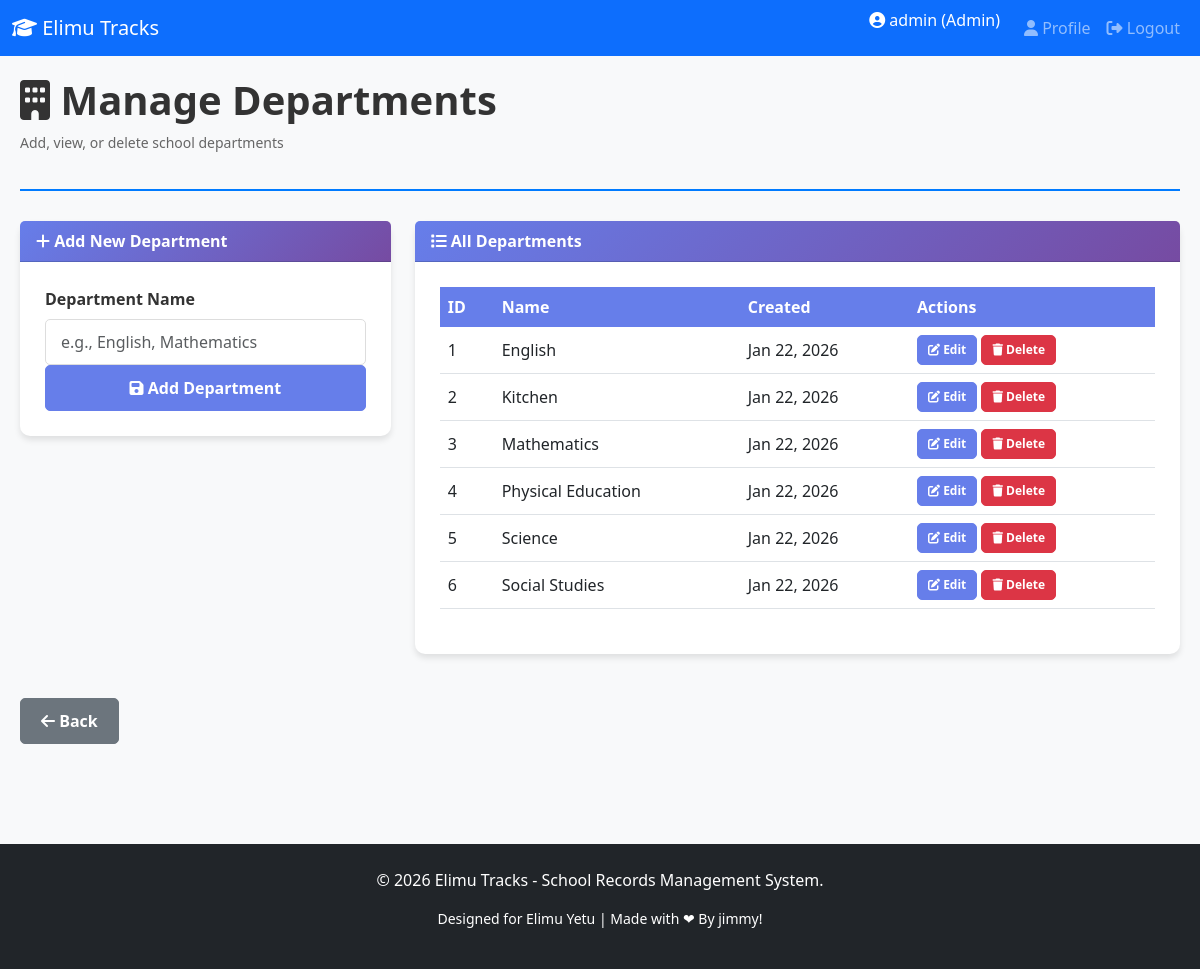
Before: /admin/departments.php (signed in) with the older database file.
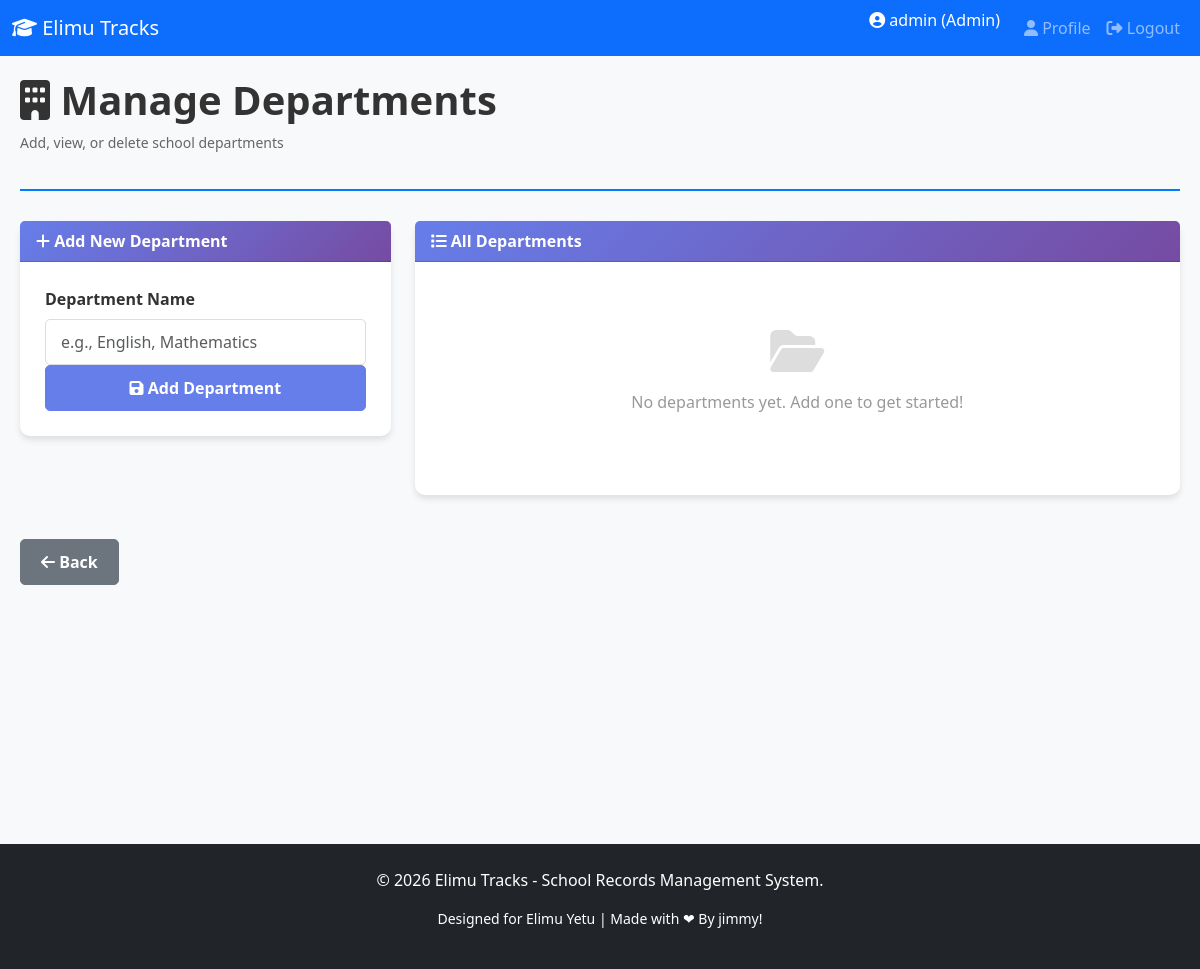
After: the same page with the newer database file.
### tables this page shows
CREATE TABLE `departments` (
  `id` int(11) NOT NULL,
  `name` varchar(100) NOT NULL,
  `created_at` timestamp NOT NULL DEFAULT current_timestamp()
);

### includes/auth.php (called while the page is built, shortened)
<?php
function isLoggedIn() {
    return isset($_SESSION['user_id']) && isset($_SESSION['role']);
}
function getCurrentUser() {
    return isset($_SESSION['username']) ? $_SESSION['username'] : 'User';
}
function getCurrentRole() {
    return isset($_SESSION['role']) ? $_SESSION['role'] : null;
}
?>

### admin/departments.php (the view, shortened to what this page needs)
<?php
require_once(__DIR__ . '/../includes/header.php');
require_once(__DIR__ . '/../includes/auth.php');
$departments = $conn->query("SELECT * FROM departments ORDER BY name ASC");
?>
<div class="dashboard-container">
    <div class="dashboard-header">
        <h1><i class="fas fa-building"></i> Manage Departments</h1>
        <p>Add, view, or delete school departments</p>
    </div>
    <div class="row">
        <div class="col-lg-4 col-md-6 col-sm-12">
            <div class="card">
                <div class="card-header">
                    <i class="fas fa-plus"></i> Add New Department
                </div>
                <div class="card-body">
                    <form method="POST" onsubmit="return validateDepartmentForm()">
                        <div class="form-group">
                            <label for="name">Department Name</label>
                            <input type="text" class="form-control" id="department_name" name="name"
                                placeholder="e.g., English, Mathematics" required>
                        </div>
                        <button type="submit" name="add_department" class="btn btn-primary w-100">
                            <i class="fas fa-save"></i> Add Department
                        </button>
                    </form>
                </div>
            </div>
        </div>
        <div class="col-lg-8 col-md-6 col-sm-12">
            <div class="card">
                <div class="card-header">
                    <i class="fas fa-list"></i> All Departments
                </div>
                <div class="card-body">
                    <?php if ($departments->num_rows > 0): ?>
                        <div class="table-responsive">
                            <table class="table table-hover">
                                <thead>
                                    <tr>
                                        <th>ID</th>
                                        <th>Name</th>
                                        <th>Created</th>
                                        <th>Actions</th>
                                    </tr>
                                </thead>
                                <tbody>
                                    <?php
                                    $index = 1;
                                    while ($row = $departments->fetch_assoc()): ?>
                                        <tr>
                                            <td><?php echo $index++; ?></td>
                                            <td><?php echo htmlspecialchars($row['name']); ?></td>
                                            <td><?php echo date('M d, Y', strtotime($row['created_at'])); ?></td>
                                            <td>
                                                <button class="btn btn-primary btn-sm" data-bs-toggle="modal" data-bs-target="#editDeptModal<?php echo $row['id']; ?>">
                                                    <i class="fas fa-edit"></i> Edit
                                                </button>
                                                <a href="?delete=<?php echo $row['id']; ?>"
                                                   class="btn btn-danger btn-sm"
                                                   onclick="return confirm('Are you sure?')">
                                                    <i class="fas fa-trash"></i> Delete
                                                </a>
                                            </td>
                                        </tr>
                                    <?php endwhile; ?>
                                </tbody>
                            </table>
                        </div>
                    <?php else: ?>
                        <div class="empty-state">
                            <i class="fas fa-folder-open"></i>
                            <p>No departments yet. Add one to get started!</p>
                        </div>
                    <?php endif; ?>
                </div>
            </div>
        </div>
    </div>
    <div class="mt-4 mb-4">
        <button onclick="history.back()" class="btn btn-secondary">
            <i class="fas fa-arrow-left"></i> Back
        </button>
    </div>
</div>
<?php require_once(__DIR__ . '/../includes/footer.php'); ?>

### includes/header.php (shortened to what this page needs)
<?php
require_once(__DIR__ . '/auth.php');
?>
<!DOCTYPE html>
<html lang="en">
<head>
    <link href="https://cdn.jsdelivr.net/npm/bootstrap@5.3.0/dist/css/bootstrap.min.css" rel="stylesheet">
    <link rel="stylesheet" href="https://cdnjs.cloudflare.com/ajax/libs/font-awesome/6.4.0/css/all.min.css">
    <link rel="stylesheet" href="/elimu-tracks/assets/css/style.css">
</head>
<body>
    <?php if (isLoggedIn()): ?>
    <nav class="navbar navbar-expand-lg navbar-dark bg-primary sticky-top">
        <div class="container-fluid">
            <a class="navbar-brand" href="javascript:history.back()">
                <i class="fas fa-graduation-cap"></i> Elimu Tracks
            </a>
            <div class="collapse navbar-collapse" id="navbarNav">
                <ul class="navbar-nav ms-auto">
                    <li class="nav-item">
                        <span class="navbar-text text-white me-3">
                            <i class="fas fa-user-circle"></i> <?php echo getCurrentUser(); ?> (<?php echo ucfirst(getCurrentRole()); ?>)
                        </span>
                    </li>
                    <li class="nav-item">
                        <a class="nav-link" href="/elimu-tracks/<?php echo getCurrentRole(); ?>/profile.php">
                            <i class="fas fa-user"></i> Profile
                        </a>
                    </li>
                    <li class="nav-item">
                        <a class="nav-link" href="/elimu-tracks/logout.php">
                            <i class="fas fa-sign-out-alt"></i> Logout
                        </a>
                    </li>
                </ul>
            </div>
        </div>
    </nav>
    <?php endif; ?>

### includes/footer.php (shortened to what this page needs)
    <footer class="bg-dark text-white mt-5 py-4">
        <div class="container text-center">
            <p>&copy; 2026 Elimu Tracks - School Records Management System.</p>
            <p class="small">Designed for Elimu Yetu | Made with ❤ By jimmy!</p>
        </div>
    </footer>
</body>
</html>

### assets/css/style.css (style rules this page uses)
:root { --primary-color: #007bff; --secondary-color: #6c757d; --success-color: #28a745; --danger-color: #dc3545; --warning-color: #ffc107; --info-color: #17a2b8; }
* { margin: 0; padding: 0; box-sizing: border-box; }
body { font-family: 'Segoe UI', Tahoma, Geneva, Verdana, sans-serif; background-color: #f8f9fa; color: #333; }
html, body { height: 100%; }
.dashboard-container { padding: 20px; min-height: calc(100vh - 60px); }
.dashboard-header { margin-bottom: 30px; padding-bottom: 20px; border-bottom: 2px solid #007bff; }
.dashboard-header h1 { color: #333; font-weight: bold; }
.dashboard-header p { color: #666; font-size: 14px; }
.card { border: none; border-radius: 10px; box-shadow: 0 4px 6px rgba(0, 0, 0, 0.1); transition: transform 0.3s ease, box-shadow 0.3s ease; margin-bottom: 20px; }
.card-header { background: linear-gradient(135deg, #667eea 0%, #764ba2 100%); color: white; border-radius: 10px 10px 0 0; font-weight: bold; }
.card-body { padding: 25px; }
.form-group label { font-weight: 600; color: #333; margin-bottom: 8px; }
.form-control, .form-select { border-radius: 5px; border: 1px solid #ddd; padding: 10px 15px; }
.btn { border-radius: 5px; font-weight: 600; padding: 10px 20px; transition: all 0.3s ease; }
.btn-primary { background-color: #667eea; border-color: #667eea; }
.btn-secondary { background-color: #6c757d; border-color: #6c757d; }
.empty-state { text-align: center; padding: 40px 20px; }
.empty-state i { font-size: 48px; color: #ddd; margin-bottom: 15px; }
.empty-state p { color: #999; font-size: 16px; }
table { border-collapse: collapse; }
.table { margin-bottom: 20px; }
.table thead th { background-color: #667eea; color: white; font-weight: bold; border: none; }
.table tbody td { vertical-align: middle; }
.btn-sm { padding: 5px 10px; font-size: 12px; }

Changed rows visible on the page:
removed departments: name "English", created_at "Jan 22, 2026"
removed departments: name "Kitchen", created_at "Jan 22, 2026"
removed departments: name "Mathematics", created_at "Jan 22, 2026"
removed departments: name "Physical Education", created_at "Jan 22, 2026"
removed departments: name "Science", created_at "Jan 22, 2026"
removed departments: name "Social Studies", created_at "Jan 22, 2026"
Other visible differences:
text no longer shown: "ID Name Created Actions"
text now shown: "No departments yet. Add one to get started!"
